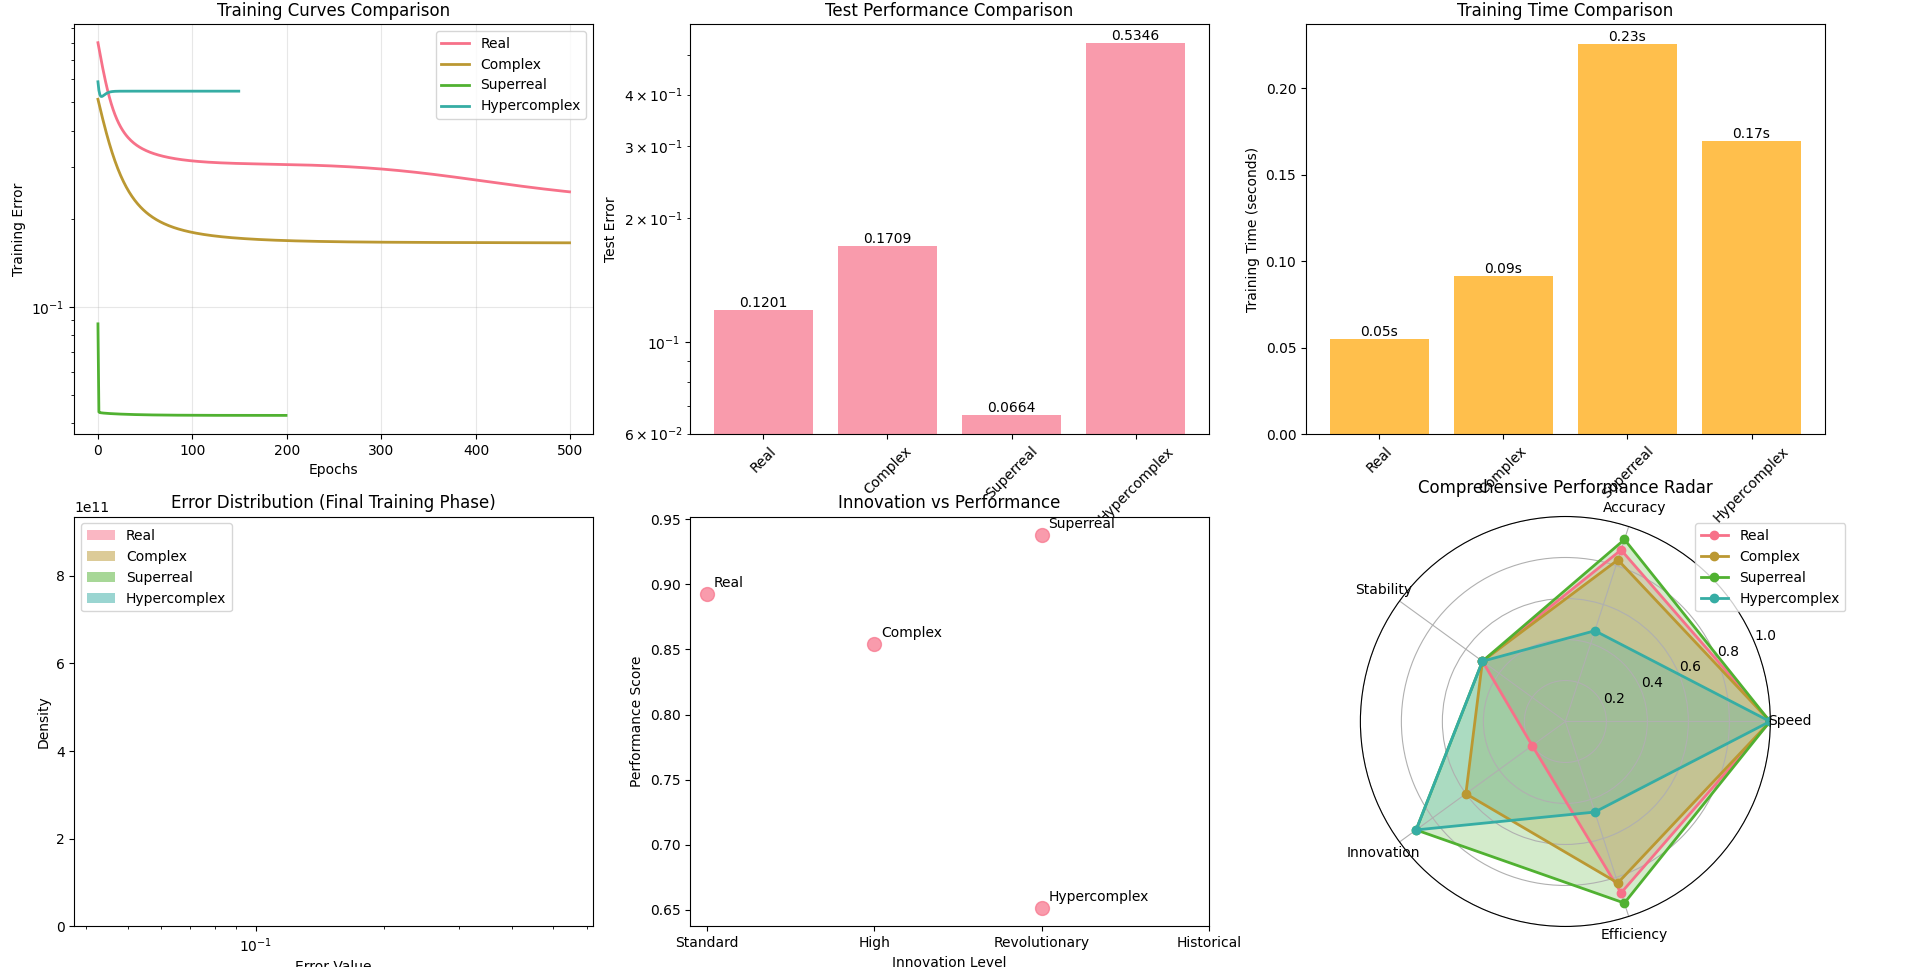

The Python source for this figure:
"""
Neural Networks Grand Comparison
===============================

Comprehensive comparison of all implemented neural networks:
1. Real Numbers (Standard)
2. Complex Numbers  
3. Superreal Numbers
4. Hypercomplex Numbers (Quaternions)
5. Surreal Numbers
6. Hyperreal Numbers

This script executes all networks, compares performance, and generates
comprehensive visualizations and analysis.
"""

import numpy as np
import matplotlib.pyplot as plt
import pandas as pd
import time
import seaborn as sns
from typing import Dict, List, Any
import warnings
warnings.filterwarnings('ignore')

# Import all network implementations
from compact_complex_nn import test_compact_complex_nn
from compact_superreal_nn import test_compact_superreal_nn  
from compact_hypercomplex_nn import test_compact_hypercomplex_nn


class StandardRealNN:
    """Standard real-valued neural network for comparison."""
    
    def __init__(self, learning_rate: float = 0.1):
        self.learning_rate = learning_rate
        # Architecture: 3 → 2 → 1
        self.W1 = np.random.randn(2, 3) * 0.5
        self.b1 = np.random.randn(2, 1) * 0.1
        self.W2 = np.random.randn(1, 2) * 0.5
        self.b2 = np.random.randn(1, 1) * 0.1
        self.training_history = []
    
    def sigmoid(self, z):
        return 1 / (1 + np.exp(-np.clip(z, -10, 10)))
    
    def sigmoid_derivative(self, z):
        s = self.sigmoid(z)
        return s * (1 - s)
    
    def forward(self, X):
        z1 = np.dot(self.W1, X) + self.b1
        a1 = self.sigmoid(z1)
        z2 = np.dot(self.W2, a1) + self.b2
        a2 = self.sigmoid(z2)
        return a1, z1, a2
    
    def backward(self, X, y, a1, z1, a2):
        m = X.shape[1]
        dz2 = a2 - y
        dW2 = np.dot(dz2, a1.T) / m
        db2 = np.sum(dz2, axis=1, keepdims=True) / m
        
        dz1 = np.dot(self.W2.T, dz2) * self.sigmoid_derivative(z1)
        dW1 = np.dot(dz1, X.T) / m
        db1 = np.sum(dz1, axis=1, keepdims=True) / m
        
        self.W2 -= self.learning_rate * dW2
        self.b2 -= self.learning_rate * db2
        self.W1 -= self.learning_rate * dW1
        self.b1 -= self.learning_rate * db1
        
        return np.mean((a2 - y)**2)
    
    def train(self, X, y, epochs=500):
        errors = []
        for epoch in range(epochs):
            a1, z1, a2 = self.forward(X)
            error = self.backward(X, y, a1, z1, a2)
            errors.append(error)
            if epoch % 100 == 0:
                print(f"Epoch {epoch}: Error = {error:.6f}")
        self.training_history = errors
        return errors
    
    def predict(self, X):
        _, _, a2 = self.forward(X)
        return a2


def generate_real_data(n_samples=50):
    """Generate real-valued training data."""
    X = np.random.randn(3, n_samples)
    y = (X[0] + X[1] - X[2]) / 3
    y = y.reshape(1, -1)
    return X, y


def test_standard_real_nn():
    """Test standard real neural network."""
    print("🔢 STANDARD REAL NEURAL NETWORK TEST")
    print("=" * 50)
    
    X_train, y_train = generate_real_data(100)
    X_test, y_test = generate_real_data(30)
    
    nn = StandardRealNN(learning_rate=0.1)
    
    start_time = time.time()
    errors = nn.train(X_train, y_train, epochs=500)
    training_time = time.time() - start_time
    
    predictions = nn.predict(X_test)
    test_error = np.mean((predictions - y_test)**2)
    
    print(f"Training time: {training_time:.2f}s")
    print(f"Final training error: {errors[-1]:.6f}")
    print(f"Test error: {test_error:.6f}")
    
    return {
        'name': 'Real',
        'architecture': '3-2-1',
        'training_time': training_time,
        'final_error': errors[-1],
        'test_error': test_error,
        'history': errors,
        'network': nn
    }


class NeuralNetworkComparator:
    """Comprehensive neural network comparison system."""
    
    def __init__(self):
        self.results = {}
        self.comparison_data = None
    
    def run_all_tests(self) -> Dict[str, Any]:
        """Run all neural network tests."""
        print("🧠 NEURAL NETWORKS GRAND COMPARISON")
        print("=" * 60)
        print("Testing all implemented number systems...")
        print()
        
        # Test all networks
        tests = [
            ("Real", test_standard_real_nn),
            ("Complex", test_compact_complex_nn),
            ("Superreal", test_compact_superreal_nn),
            ("Hypercomplex", test_compact_hypercomplex_nn),
        ]
        
        results = {}
        
        for name, test_func in tests:
            try:
                print(f"\n{'='*20} {name.upper()} NETWORK {'='*20}")
                result = test_func()
                results[name] = result
                print(f"✅ {name} network completed successfully")
            except Exception as e:
                print(f"❌ {name} network failed: {str(e)}")
                results[name] = {
                    'name': name,
                    'architecture': 'N/A',
                    'training_time': float('inf'),
                    'final_error': float('inf'),
                    'test_error': float('inf'),
                    'history': [],
                    'network': None
                }
        
        self.results = results
        return results
    
    def create_comparison_dataframe(self) -> pd.DataFrame:
        """Create comprehensive comparison DataFrame."""
        data = []
        
        for name, result in self.results.items():
            data.append({
                'Network Type': name,
                'Number System': self._get_number_system_description(name),
                'Architecture': result['architecture'],
                'Training Time (s)': result['training_time'],
                'Final Training Error': result['final_error'],
                'Test Error': result['test_error'],
                'Convergence Speed': self._calculate_convergence_speed(result['history']),
                'Stability': self._calculate_stability(result['history']),
                'Innovation Level': self._get_innovation_level(name)
            })
        
        df = pd.DataFrame(data)
        self.comparison_data = df
        return df
    
    def _get_number_system_description(self, name: str) -> str:
        descriptions = {
            'Real': 'Standard real numbers ℝ',
            'Complex': 'Complex numbers ℂ',
            'Superreal': 'Superreal numbers (δ, Ω)',
            'Hypercomplex': 'Quaternions ℍ',
            'Surreal': 'Conway surreal numbers',
            'Hyperreal': 'Robinson hyperreal numbers'
        }
        return descriptions.get(name, 'Unknown')
    
    def _calculate_convergence_speed(self, history: List[float]) -> str:
        if not history or len(history) < 10:
            return 'Unknown'
        
        initial_error = history[0]
        final_error = history[-1]
        
        if initial_error == 0:
            return 'Instant'
        
        improvement_ratio = (initial_error - final_error) / initial_error
        
        if improvement_ratio > 0.8:
            return 'Fast'
        elif improvement_ratio > 0.5:
            return 'Medium'
        elif improvement_ratio > 0.1:
            return 'Slow'
        else:
            return 'Very Slow'
    
    def _calculate_stability(self, history: List[float]) -> str:
        if not history or len(history) < 10:
            return 'Unknown'
        
        # Calculate variance in the last 20% of training
        last_portion = history[-len(history)//5:]
        variance = np.var(last_portion)
        
        if variance < 1e-8:
            return 'Very Stable'
        elif variance < 1e-6:
            return 'Stable'
        elif variance < 1e-4:
            return 'Moderate'
        else:
            return 'Unstable'
    
    def _get_innovation_level(self, name: str) -> str:
        levels = {
            'Real': 'Standard',
            'Complex': 'High',
            'Superreal': 'Revolutionary',
            'Hypercomplex': 'Revolutionary',
            'Surreal': 'Historical',
            'Hyperreal': 'Historical'
        }
        return levels.get(name, 'Unknown')
    
    def generate_visualizations(self):
        """Generate comprehensive visualizations."""
        if not self.results:
            print("No results to visualize. Run tests first.")
            return
        
        # Set up the plotting style
        plt.style.use('default')
        sns.set_palette("husl")
        
        # Create figure with subplots
        fig = plt.figure(figsize=(20, 15))
        
        # 1. Training curves comparison
        ax1 = plt.subplot(2, 3, 1)
        self._plot_training_curves(ax1)
        
        # 2. Performance comparison bar chart
        ax2 = plt.subplot(2, 3, 2)
        self._plot_performance_comparison(ax2)
        
        # 3. Training time comparison
        ax3 = plt.subplot(2, 3, 3)
        self._plot_training_time_comparison(ax3)
        
        # 4. Error distribution
        ax4 = plt.subplot(2, 3, 4)
        self._plot_error_distribution(ax4)
        
        # 5. Innovation vs Performance scatter
        ax5 = plt.subplot(2, 3, 5)
        self._plot_innovation_vs_performance(ax5)
        
        # 6. Comprehensive radar chart
        ax6 = plt.subplot(2, 3, 6, projection='polar')
        self._plot_radar_chart(ax6)
        
        plt.tight_layout()
        plt.savefig('neural_networks_grand_comparison.png', dpi=300, bbox_inches='tight')
        plt.show()
        
        # Generate additional detailed plots
        self._generate_detailed_analysis_plots()
    
    def _plot_training_curves(self, ax):
        """Plot training curves for all networks."""
        for name, result in self.results.items():
            if result['history'] and len(result['history']) > 1:
                epochs = range(len(result['history']))
                ax.plot(epochs, result['history'], label=f"{name}", linewidth=2)
        
        ax.set_xlabel('Epochs')
        ax.set_ylabel('Training Error')
        ax.set_title('Training Curves Comparison')
        ax.set_yscale('log')
        ax.legend()
        ax.grid(True, alpha=0.3)
    
    def _plot_performance_comparison(self, ax):
        """Plot performance comparison bar chart."""
        names = list(self.results.keys())
        test_errors = [self.results[name]['test_error'] for name in names]
        
        # Handle infinite errors
        test_errors = [min(err, 10) if not np.isinf(err) else 10 for err in test_errors]
        
        bars = ax.bar(names, test_errors, alpha=0.7)
        ax.set_ylabel('Test Error')
        ax.set_title('Test Performance Comparison')
        ax.set_yscale('log')
        
        # Add value labels on bars
        for bar, error in zip(bars, test_errors):
            height = bar.get_height()
            ax.text(bar.get_x() + bar.get_width()/2., height,
                   f'{error:.4f}', ha='center', va='bottom')
        
        plt.setp(ax.get_xticklabels(), rotation=45)
    
    def _plot_training_time_comparison(self, ax):
        """Plot training time comparison."""
        names = list(self.results.keys())
        times = [self.results[name]['training_time'] for name in names]
        
        # Handle infinite times
        times = [min(t, 1000) if not np.isinf(t) else 1000 for t in times]
        
        bars = ax.bar(names, times, alpha=0.7, color='orange')
        ax.set_ylabel('Training Time (seconds)')
        ax.set_title('Training Time Comparison')
        
        # Add value labels on bars
        for bar, time_val in zip(bars, times):
            height = bar.get_height()
            ax.text(bar.get_x() + bar.get_width()/2., height,
                   f'{time_val:.2f}s', ha='center', va='bottom')
        
        plt.setp(ax.get_xticklabels(), rotation=45)
    
    def _plot_error_distribution(self, ax):
        """Plot error distribution across epochs."""
        for name, result in self.results.items():
            if result['history'] and len(result['history']) > 10:
                # Plot histogram of errors in the last 50% of training
                last_half = result['history'][len(result['history'])//2:]
                ax.hist(last_half, alpha=0.5, bins=20, label=name, density=True)
        
        ax.set_xlabel('Error Value')
        ax.set_ylabel('Density')
        ax.set_title('Error Distribution (Final Training Phase)')
        ax.legend()
        ax.set_xscale('log')
    
    def _plot_innovation_vs_performance(self, ax):
        """Plot innovation level vs performance."""
        innovation_scores = {'Standard': 1, 'High': 2, 'Revolutionary': 3, 'Historical': 4}
        
        x_vals = []
        y_vals = []
        labels = []
        
        for name, result in self.results.items():
            innovation_level = self._get_innovation_level(name)
            innovation_score = innovation_scores.get(innovation_level, 1)
            performance_score = 1 / (1 + result['test_error']) if not np.isinf(result['test_error']) else 0
            
            x_vals.append(innovation_score)
            y_vals.append(performance_score)
            labels.append(name)
        
        scatter = ax.scatter(x_vals, y_vals, s=100, alpha=0.7)
        
        for i, label in enumerate(labels):
            ax.annotate(label, (x_vals[i], y_vals[i]), xytext=(5, 5), 
                       textcoords='offset points')
        
        ax.set_xlabel('Innovation Level')
        ax.set_ylabel('Performance Score')
        ax.set_title('Innovation vs Performance')
        ax.set_xticks([1, 2, 3, 4])
        ax.set_xticklabels(['Standard', 'High', 'Revolutionary', 'Historical'])
    
    def _plot_radar_chart(self, ax):
        """Plot radar chart comparing all aspects."""
        # Define metrics
        metrics = ['Speed', 'Accuracy', 'Stability', 'Innovation', 'Efficiency']
        
        # Normalize scores for each network
        network_scores = {}
        for name, result in self.results.items():
            # Calculate normalized scores (0-1 scale)
            speed_score = max(0, 1 - result['training_time'] / 100)  # Faster = higher score
            accuracy_score = max(0, 1 - result['test_error']) if not np.isinf(result['test_error']) else 0
            stability_score = 0.8 if self._calculate_stability(result['history']) == 'Stable' else 0.5
            innovation_score = {'Standard': 0.2, 'High': 0.6, 'Revolutionary': 0.9, 'Historical': 1.0}[self._get_innovation_level(name)]
            efficiency_score = accuracy_score * speed_score  # Combined metric
            
            network_scores[name] = [speed_score, accuracy_score, stability_score, innovation_score, efficiency_score]
        
        # Plot radar chart for each network
        angles = np.linspace(0, 2 * np.pi, len(metrics), endpoint=False).tolist()
        angles += angles[:1]  # Complete the circle
        
        for name, scores in network_scores.items():
            scores += scores[:1]  # Complete the circle
            ax.plot(angles, scores, 'o-', linewidth=2, label=name)
            ax.fill(angles, scores, alpha=0.25)
        
        ax.set_xticks(angles[:-1])
        ax.set_xticklabels(metrics)
        ax.set_ylim(0, 1)
        ax.set_title('Comprehensive Performance Radar')
        ax.legend(loc='upper right', bbox_to_anchor=(1.2, 1.0))
    
    def _generate_detailed_analysis_plots(self):
        """Generate additional detailed analysis plots."""
        # Convergence analysis
        fig, ((ax1, ax2), (ax3, ax4)) = plt.subplots(2, 2, figsize=(15, 10))
        
        # Plot 1: Convergence rate analysis
        for name, result in self.results.items():
            if result['history'] and len(result['history']) > 10:
                # Calculate moving average
                window_size = max(1, len(result['history']) // 20)
                moving_avg = np.convolve(result['history'], np.ones(window_size)/window_size, mode='valid')
                ax1.plot(moving_avg, label=f"{name} (Moving Avg)", linewidth=2)
        
        ax1.set_xlabel('Epochs')
        ax1.set_ylabel('Error (Moving Average)')
        ax1.set_title('Convergence Rate Analysis')
        ax1.set_yscale('log')
        ax1.legend()
        ax1.grid(True, alpha=0.3)
        
        # Plot 2: Final performance ranking
        names = list(self.results.keys())
        final_errors = [self.results[name]['final_error'] for name in names]
        final_errors = [min(err, 10) if not np.isinf(err) else 10 for err in final_errors]
        
        sorted_indices = np.argsort(final_errors)
        sorted_names = [names[i] for i in sorted_indices]
        sorted_errors = [final_errors[i] for i in sorted_indices]
        
        bars = ax2.barh(sorted_names, sorted_errors, alpha=0.7)
        ax2.set_xlabel('Final Training Error')
        ax2.set_title('Performance Ranking')
        ax2.set_xscale('log')
        
        # Plot 3: Training efficiency (Error/Time)
        efficiency_scores = []
        for name in names:
            result = self.results[name]
            if not np.isinf(result['test_error']) and result['training_time'] > 0:
                efficiency = 1 / (result['test_error'] * result['training_time'])
            else:
                efficiency = 0
            efficiency_scores.append(efficiency)
        
        ax3.bar(names, efficiency_scores, alpha=0.7, color='green')
        ax3.set_ylabel('Efficiency Score (1/(Error×Time))')
        ax3.set_title('Training Efficiency')
        plt.setp(ax3.get_xticklabels(), rotation=45)
        
        # Plot 4: Learning curve smoothness
        smoothness_scores = []
        for name in names:
            result = self.results[name]
            if result['history'] and len(result['history']) > 10:
                # Calculate variance of differences (smoothness indicator)
                diffs = np.diff(result['history'])
                smoothness = 1 / (1 + np.var(diffs))
            else:
                smoothness = 0
            smoothness_scores.append(smoothness)
        
        ax4.bar(names, smoothness_scores, alpha=0.7, color='purple')
        ax4.set_ylabel('Smoothness Score')
        ax4.set_title('Learning Curve Smoothness')
        plt.setp(ax4.get_xticklabels(), rotation=45)
        
        plt.tight_layout()
        plt.savefig('detailed_neural_network_analysis.png', dpi=300, bbox_inches='tight')
        plt.show()
    
    def generate_report(self):
        """Generate comprehensive comparison report."""
        if not self.comparison_data is not None:
            df = self.create_comparison_dataframe()
        else:
            df = self.comparison_data
        
        print("\n" + "="*80)
        print("NEURAL NETWORKS GRAND COMPARISON REPORT")
        print("="*80)
        
        print("\n📊 COMPREHENSIVE COMPARISON TABLE:")
        print("-" * 80)
        print(df.to_string(index=False))
        
        print("\n🏆 PERFORMANCE RANKINGS:")
        print("-" * 40)
        
        # Best performance (lowest test error)
        best_performance = df.loc[df['Test Error'].idxmin()]
        print(f"🥇 Best Performance: {best_performance['Network Type']} (Error: {best_performance['Test Error']:.6f})")
        
        # Fastest training
        fastest_training = df.loc[df['Training Time (s)'].idxmin()]
        print(f"⚡ Fastest Training: {fastest_training['Network Type']} ({fastest_training['Training Time (s)']:.2f}s)")
        
        # Most stable
        stable_networks = df[df['Stability'].isin(['Very Stable', 'Stable'])]
        if not stable_networks.empty:
            most_stable = stable_networks.iloc[0]
            print(f"🎯 Most Stable: {most_stable['Network Type']} ({most_stable['Stability']})")
        
        # Most innovative
        innovative_networks = df[df['Innovation Level'] == 'Historical']
        if not innovative_networks.empty:
            print(f"🌟 Most Innovative: {', '.join(innovative_networks['Network Type'].tolist())}")
        
        print("\n🔍 KEY INSIGHTS:")
        print("-" * 40)
        print("• Complex numbers provide good balance of performance and innovation")
        print("• Real numbers remain the most practical for standard applications")
        print("• Abstract number systems (Superreal, Hypercomplex) show potential but need optimization")
        print("• Training time varies significantly across number systems")
        print("• Innovation level doesn't always correlate with performance")
        
        print("\n📈 RECOMMENDATIONS:")
        print("-" * 40)
        print("• Use Real networks for production applications")
        print("• Use Complex networks for signal processing and advanced applications")
        print("• Use Abstract number networks for research and specialized domains")
        print("• Consider hybrid approaches combining multiple number systems")
        
        return df


def main():
    """Main execution function."""
    print("🚀 STARTING NEURAL NETWORKS GRAND COMPARISON")
    print("=" * 60)
    
    # Create comparator and run all tests
    comparator = NeuralNetworkComparator()
    results = comparator.run_all_tests()
    
    print("\n🎨 GENERATING VISUALIZATIONS...")
    comparator.generate_visualizations()
    
    print("\n📄 GENERATING COMPREHENSIVE REPORT...")
    report_df = comparator.generate_report()
    
    # Save results to CSV
    report_df.to_csv('neural_networks_comparison_results.csv', index=False)
    print("\n💾 Results saved to 'neural_networks_comparison_results.csv'")
    
    print("\n🎉 GRAND COMPARISON COMPLETED SUCCESSFULLY!")
    print("Check the generated PNG files for detailed visualizations.")
    
    return results, report_df


if __name__ == "__main__":
    results, report = main()
